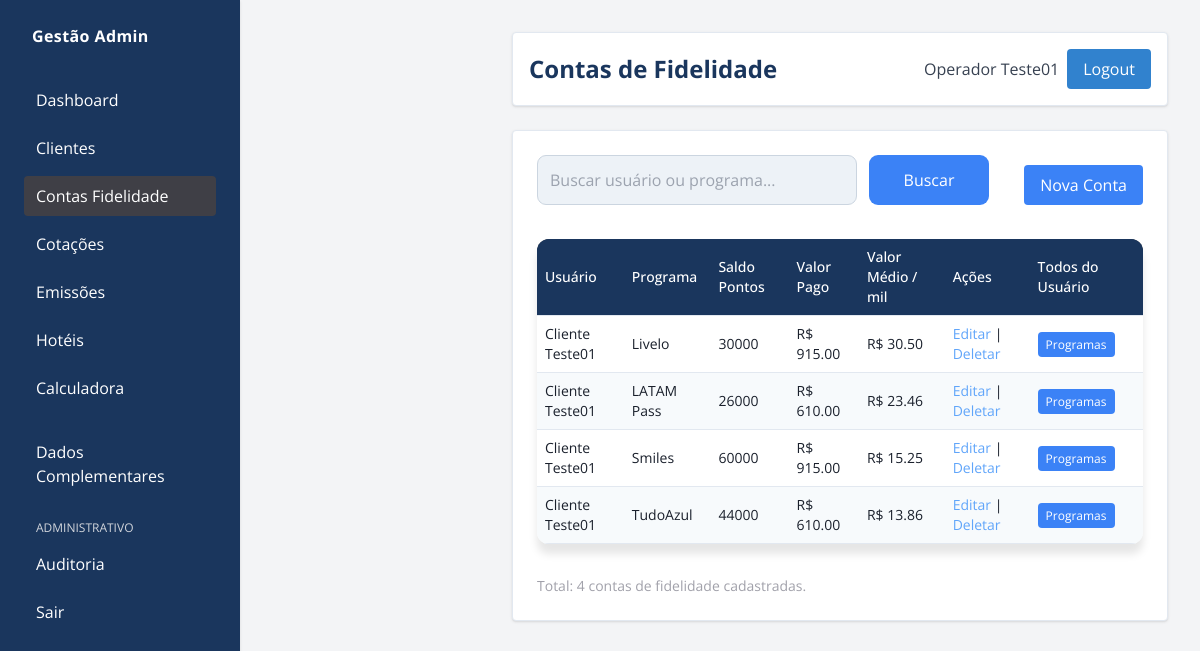
Page /adm/contas/ (signed in) on the committed database.
### gestao/models/conta_fidelidade.py (models this page shows, shortened)
class ContaFidelidade(models.Model):
    cliente = models.ForeignKey(Cliente, on_delete=models.CASCADE)
    programa = models.ForeignKey(ProgramaFidelidade, on_delete=models.CASCADE)
    @property
    def valor_medio_por_mil(self):
        saldo = self.saldo_pontos
        if saldo > 0:
            return float(self.valor_total_pago) / (saldo / 1000)
        return 0
    PERIODICIDADE_CLUBE = (
        ("nenhum", "Nenhum"),
        ("mensal", "Mensal"),
        ("trimestral", "Trimestral"),
        ("semestral", "Semestral"),
        ("anual", "Anual"),
    )
    clube_periodicidade = models.CharField(
        max_length=12, choices=PERIODICIDADE_CLUBE, default="nenhum"
    )
    pontos_clube_mes = models.IntegerField(default=0)
    valor_assinatura_clube = models.DecimalField(
        max_digits=10, decimal_places=2, default=0
    )
    data_inicio_clube = models.DateField(null=True, blank=True)
    validade = models.DateField(null=True, blank=True)
    @property
    def saldo_pontos(self):
        movs = self.movimentacoes.all()
        return sum(m.pontos for m in movs) if movs.exists() else 0
    @property
    def valor_total_pago(self):
        movs = self.movimentacoes.all()
        return sum(float(m.valor_pago) for m in movs) if movs.exists() else 0

### gestao/models/cliente.py (models this page shows, shortened)
class Cliente(models.Model):
    usuario = models.OneToOneField(
        User, on_delete=models.CASCADE, related_name="cliente_gestao"
    )
    empresa = models.ForeignKey(
        "gestao.Empresa",
        on_delete=models.CASCADE,
        related_name="pessoas",
        null=True,
        blank=True,
    )
    telefone = models.CharField(max_length=20, blank=True)
    data_nascimento = models.DateField(null=True, blank=True)
    cpf = models.CharField(max_length=11, unique=True)
    PERFIS = (
        ("admin", "Administrador"),
        ("operador", "Operador"),
        ("cliente", "Cliente"),
    )
    perfil = models.CharField(max_length=10, choices=PERFIS, default="cliente")
    observacoes = models.TextField(blank=True)
    ativo = models.BooleanField(default=True)
    criado_por = models.ForeignKey(
        User, on_delete=models.CASCADE, related_name="usuarios_criados",
        null=True, blank=True
    )

### gestao/models/programa_fidelidade.py (models this page shows, shortened)
class ProgramaFidelidade(models.Model):
    nome = models.CharField(max_length=100)
    descricao = models.TextField(blank=True)
    preco_medio_milheiro = models.DecimalField(
        max_digits=10, decimal_places=2, default=0
    )

### gestao/models/movimentacao.py (models this page shows, shortened)
class Movimentacao(models.Model):
    conta = models.ForeignKey(
        ContaFidelidade, on_delete=models.CASCADE, related_name="movimentacoes"
    )
    data = models.DateField()
    pontos = models.IntegerField()
    valor_pago = models.DecimalField(max_digits=10, decimal_places=2)
    descricao = models.CharField(max_length=255)

### gestao/views/contas.py (the view)
@login_required
def admin_contas(request):
    if (permission_denied := require_admin_or_operator(request)):
        return permission_denied
    busca = request.GET.get("busca", "")
    contas = ContaFidelidade.objects.select_related("cliente__usuario", "programa").filter(
        cliente__perfil="cliente", cliente__ativo=True
    )
    if busca:
        contas = contas.filter(
            Q(cliente__usuario__username__icontains=busca)
            | Q(cliente__usuario__first_name__icontains=busca)
            | Q(programa__nome__icontains=busca)
        )
    paginator = Paginator(contas, 20)
    page_number = request.GET.get("page")
    page_obj = paginator.get_page(page_number)
    return render(
        request,
        "admin_custom/contas.html",
        {
            "page_obj": page_obj,
            "busca": busca,
            "total_contas": contas.count(),
        },
    )

### gestao/views/permissions.py (called while the page is built)
def require_admin_or_operator(request):
    if request.user.is_superuser:
        return render(request, "sem_permissao.html")
    perfil = getattr(getattr(request.user, "cliente_gestao", None), "perfil", "")
    if perfil not in ["admin", "operador"]:
        return render(request, "sem_permissao.html")
    return None

### gestao/templates/admin_custom/contas.html (shortened to what this page needs)
{% extends "admin_custom/base_admin.html" %}
{% block header_title %}Contas de Fidelidade{% endblock %}
{% block menu_contas %}bg-zinc-700 text-white{% endblock %}
{% block content %}
<div class="flex justify-between items-center mb-6 flex-wrap gap-4">
    <form method="get" class="flex gap-3">
        <input type="text" name="busca" value="{{ busca }}" placeholder="Buscar usuário ou programa..."  class="bg-zinc-100 border border-zinc-300 rounded px-4 py-2 flex-1 min-w-[320px] max-w-[720px] h-[50px]"
 />
        <button type="submit" class="bg-blue-500 hover:bg-blue-600 text-white px-4 py-2 flex-1 min-w-[120px] max-w-[520px] h-[50px]">Buscar</button>
    </form>
    <a href="{% url 'admin_nova_conta' %}" class="bg-blue-500 hover:bg-blue-600 text-white px-4 py-2 rounded">Nova Conta</a>
</div>
    <table class="min-w-full text-sm">
        <thead class="bg-zinc-700 text-zinc-200">
            <tr>
                <th class="p-2 text-left font-medium">Usuário</th>
                <th class="p-2 text-left font-medium">Programa</th>
                <th class="p-2 text-left font-medium">Saldo Pontos</th>
                <th class="p-2 text-left font-medium">Valor Pago</th>
                <th class="p-2 text-left font-medium">Valor Médio / mil</th>
                <th class="p-2 text-left font-medium">Ações</th>
                <th class="p-2 text-left font-medium">Todos do Usuário</th>
            </tr>
        </thead>
        <tbody>
            {% for conta in page_obj %}
            <tr class="border-b border-zinc-700">
                <td class="p-2">
                    {{ conta.cliente.usuario.get_full_name|default:conta.cliente.usuario.username }}
                </td>
                <td class="p-2">{{ conta.programa.nome }}</td>
                <td class="p-2">{{ conta.saldo_pontos }}</td>
                <td class="p-2">R$ {{ conta.valor_total_pago|floatformat:2 }}</td>
                <td class="p-2">R$ {{ conta.valor_medio_por_mil|floatformat:2 }}</td>
                <td class="p-2">
                    <a href="{% url 'admin_editar_conta' conta.id %}" class="text-blue-400">Editar</a> |
                    <a href="{% url 'admin_deletar_conta' conta.id %}" class="text-blue-400">Deletar</a>
                <td class="p-2">
                    <a href="{% url 'admin_programas_do_cliente' conta.cliente.id %}" class="bg-blue-500 hover:bg-blue-600 text-white px-2 py-1 rounded mr-2 text-xs">Programas</a>
                </td>
            </tr>
            {% empty %}
            <tr><td colspan="6" class="text-center text-red-400 py-4">Nenhuma conta encontrada.</td></tr>
            {% endfor %}
        </tbody>
    </table>
<div class="text-zinc-400 mt-4 text-sm">Total: {{ total_contas }} contas de fidelidade cadastradas.</div>
{% endblock %}

### gestao/templates/admin_custom/base_admin.html (shortened to what this page needs)
{% load static %}
<!DOCTYPE html>
<html lang="pt-br">
<head>
    <script src="https://cdn.tailwindcss.com"></script>
    <link rel="stylesheet" href="{% static 'gestao/admin_custom.css' %}">
    <link rel="stylesheet" href="{% static 'gestao/css/painel.css' %}">
</head>
<body class="bg-gray-100 text-black flex" style="font-family: 'Open Sans', sans-serif;">
        <aside class="bg-[#1a365d] w-60 min-h-screen p-6 fixed shadow text-white transition-all duration-300 relative">
        <div class="font-bold tracking-wide mb-8 pl-2 sidebar-label">
            Gestão Admin
        </div>
        <nav class="flex flex-col space-y-2">
             {% if request.user.is_superuser %}
                <a class="block px-3 py-2 rounded hover:bg-[#2c5282] {% block menu_empresas %}{% endblock %}" href="{% url 'admin_empresas' %}">Empresas</a>
            {% else %}
                <a class="flex items-center px-3 py-2 rounded hover:bg-[#2c5282] {% block menu_dashboard %}{% endblock %}" href="{% url 'admin_dashboard' %}"><span class="sidebar-label">Dashboard</span></a>
                <a class="flex items-center px-3 py-2 rounded hover:bg-[#2c5282] {% block menu_clientes %}{% endblock %}" href="{% url 'admin_clientes' %}"><span class="sidebar-label">Clientes</span></a>
                <a class="flex items-center px-3 py-2 rounded hover:bg-[#2c5282] {% block menu_contas %}{% endblock %}" href="{% url 'admin_contas' %}"><span class="sidebar-label">Contas Fidelidade</span></a>
                <a class="flex items-center px-3 py-2 rounded hover:bg-[#2c5282] {% block menu_cotacoes_voo %}{% endblock %}" href="{% url 'admin_cotacoes_voo' %}"><span class="sidebar-label">Cotações</span></a>
                <a class="flex items-center px-3 py-2 rounded hover:bg-[#2c5282] {% block menu_emissoes %}{% endblock %}" href="{% url 'admin_emissoes' %}"><span class="sidebar-label">Emissões</span></a>
                <a class="flex items-center px-3 py-2 rounded hover:bg-[#2c5282] {% block menu_hoteis %}{% endblock %}" href="{% url 'admin_hoteis' %}"><span class="sidebar-label">Hotéis</span></a>
                <a class="flex items-center px-3 py-2 rounded hover:bg-[#2c5282] {% block menu_calculadora %}{% endblock %}" href="{% url 'admin_calculadora_cotacao' %}"><span class="sidebar-label">Calculadora</span></a>
                <details class="pt-4 group" {% block dados_complementares_open %}{% endblock %}>
                    <summary class="px-3 py-2 rounded cursor-pointer hover:bg-[#2c5282] focus:outline-none flex items-center"><span class="sidebar-label">Dados Complementares</span></summary>
                </details>
            {% endif %}
            <div class="pt-4">
                <p class="px-3 text-gray-300 uppercase text-xs mb-2 sidebar-label">Administrativo</p>
                {% if not request.user.is_superuser %}
                <a class="flex items-center px-3 py-2 rounded hover:bg-[#2c5282] {% block menu_auditoria %}{% endblock %}" href="{% url 'admin_auditoria' %}"><span class="sidebar-label">Auditoria</span></a>
                {% endif %}
            </div>
             <a class="flex items-center px-3 py-2 rounded hover:bg-[#2c5282]" href="{% url 'logout' %}"><span class="sidebar-label">Sair</span></a>
        </nav>
    </aside>
     <main class="flex-1 ml-60 p-8 transition-all duration-300">
        <header class="bg-white rounded p-4 mb-6 flex justify-between items-center shadow">
                        <div class="flex items-center gap-2">
                <h1 class="text-2xl font-bold">{% block header_title %}Painel Administrativo{% endblock %}</h1>
            </div>
            <div class="flex items-center space-x-2">
                <span class="text-gray-700">{{ request.user.get_full_name|default:request.user.username }}</span>
                <a href="{% url 'logout' %}" class="bg-[#3182ce] hover:bg-[#2c5282] text-white px-4 py-2 rounded">Logout</a>
            </div>
        </header>
        <section class="bg-white rounded shadow p-6">
            {% block content %}{% endblock %}
        </section>
    </main>
</body>
</html>

### gestao/static/admin_custom.css (style rules this page uses)
body { background-color: #f7fafc; color: #000000; font-family: 'Open Sans', sans-serif; }
main > header, main > section { background-color: #ffffff !important; border: 1px solid #e2e8f0 !important; }
table { width: 100%; border-collapse: collapse; background-color: #ffffff; }
th, td { padding: 10px; border-bottom: 1px solid #e2e8f0; }
th { background-color: #f7fafc; color: #000000; }
tr:nth-child(even) { background-color: #f7fafc; }
a { color: #3182ce; text-decoration: none; }
input, select, textarea { background-color: #ffffff; color: #000000; border: 1px solid #e2e8f0; border-radius: 0.375rem; padding: 0.5rem 0.75rem; }
button { background-color: #3182ce; color: #ffffff; border: none; padding: 0.5rem 1rem; border-radius: 0.375rem; font-weight: 500; cursor: pointer; }
aside { transition: transform 0.3s; }
main { transition: margin-left 0.3s; }
.sidebar-label { transition: opacity 0.3s; }

### gestao/static/gestao/css/painel.css (style rules this page uses)
body { background: #f7fafc; color: #1a202c; font-family: 'Open Sans', sans-serif; }
h1, h2, .valor, .section-title { color: #1a365d; }
table { width: 100%; border-collapse: collapse; background: #ffffff; border-radius: 12px; overflow: hidden; margin-bottom: 32px; box-shadow: 0 10px 8px rgba(0, 0, 0, 0.1); }
th, td { padding: 10px; text-align: left; }
th { background: #1a365d; color: #ffffff; }
tr { border-bottom: 1px solid #e2e8f0; }
tr:last-child { border-bottom: none; }
td { color: #1a202c; }
input[type="text"], input[type="password"], select { width: 100%; padding: 12px; border: 1px solid #cbd5e0; border-radius: 9px; margin-bottom: 10px; background: #edf2f7; color: #1a202c; font-size: 1rem; }
input[type="submit"], button { width: 100%; background: #3182ce; color: #fff; border: none; border-radius: 9px; padding: 12px 0; font-size: 1.05rem; margin-top: 18px; cursor: pointer; font-weight: 600; transition: background .25s; }

### rows in the picture
ContaFidelidade: cliente.usuario.get_full_name "Cliente Teste01", programa.nome "Livelo", saldo_pontos "30000", valor_total_pago "915.00", valor_medio_por_mil "30.50"
ContaFidelidade: cliente.usuario.get_full_name "Cliente Teste01", programa.nome "LATAM Pass", saldo_pontos "26000", valor_total_pago "610.00", valor_medio_por_mil "23.46"
ContaFidelidade: cliente.usuario.get_full_name "Cliente Teste01", programa.nome "Smiles", saldo_pontos "60000", valor_total_pago "915.00", valor_medio_por_mil "15.25"
ContaFidelidade: cliente.usuario.get_full_name "Cliente Teste01", programa.nome "TudoAzul", saldo_pontos "44000", valor_total_pago "610.00", valor_medio_por_mil "13.86"

### other values in the picture
{{ request.user.get_full_name|default:request.user.username }} "Operador Teste01"
{{ total_contas }} "4"
